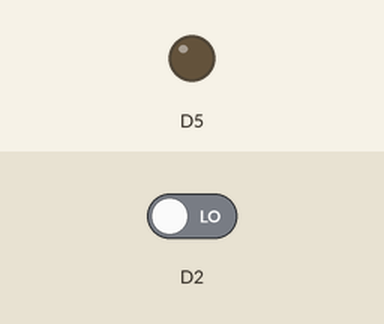
Recording of a sketch running on a simulated ESP8266 (NodeMCU). On the bench: output pins drawn as LEDs (lit = HIGH). The test bench sets the inputs (shaded band); at power-on: D2 LOW. WiFi joins after 1.5 s; servers stay silent unless stated; no MQTT or app messages arrive unless stated; what the sketch prints to the serial monitor is not drawn.

Above: at 2.7 s.
2.8 s: D2 driven HIGH
At 4.0 s:
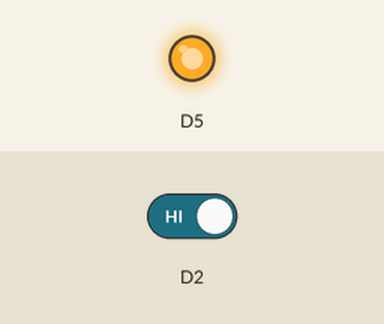
4.3 s: D2 driven LOW
At 5.4 s:
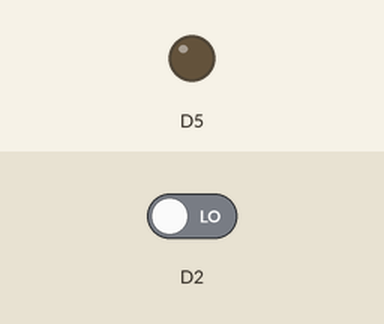
Timing chart, 0 to 7.3 s (numbered marks = the images above; inputs shaded):
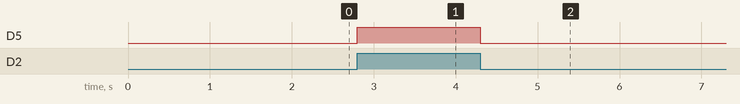

Measured:
- after the input at 2.8 s, D5: LOW → HIGH at once
- after the input at 4.3 s, D5: HIGH → LOW at once

The sketch:

esp8266-pir-mqtt.ino
```cpp
// Required libraries:
//  - Adafruit Unified Sensor (required for DHT)
//  - PubSubClient (for MQTT)

#include <ESP8266WiFi.h>
#include <PubSubClient.h>

#include "settings.h"

WiFiClient espClient;
PubSubClient client(espClient);
int sensorState = 0;
int oldSensorState = 0;

#define REPORT_DELAY_SECS 10

void setup() {

  Serial.begin(115200);
  Serial.print("Connecting to ");
  Serial.println(WIFI_SSID);

  WiFi.begin(WIFI_SSID, WIFI_PASS);
  WiFi.mode(WIFI_STA);

  while ( WiFi.status() != WL_CONNECTED ) {
    delay ( 500 );
    Serial.print ( "." );
  }

  client.setServer(MQTT_HOST, MQTT_PORT);
  mqttConnect();

  pinMode(D5, OUTPUT);
  digitalWrite(D5, LOW);
  attachInterrupt(digitalPinToInterrupt(D2), IntCallback, CHANGE);
}

void IntCallback()
{
  if (digitalRead(D2) == HIGH) {
    sensorState = 1;
  } else {
    sensorState = 0;
  }
}

void loop() {

  client.loop();
  if (sensorState != oldSensorState) {
    detachInterrupt(digitalPinToInterrupt(D2));
    mqttConnect();
    if (sensorState) {
      digitalWrite(D5, HIGH);
      client.publish(MQTT_TOPIC, "1", true);
    } else {
      digitalWrite(D5, LOW);
      client.publish(MQTT_TOPIC, "0", true);
    }
    oldSensorState = sensorState;
    attachInterrupt(digitalPinToInterrupt(D2), IntCallback, CHANGE);
  }
}

void mqttConnect() {

  while (!client.connected()) {
    Serial.print("Attempting MQTT connection... ");
    if (client.connect(MQTT_CLIENT, MQTT_USER, MQTT_PASS)) {
      Serial.println("connected!");
    } else {
      Serial.print("failed, code=");
      Serial.print(client.state());
      Serial.println(" retrying in 5 seconds...");
      delay(5000);
    }
  }
}
```

settings.h
```cpp
#define MQTT_HOST "*"
#define MQTT_PORT 1883
#define MQTT_USER "*"
#define MQTT_PASS "*"
#define MQTT_CLIENT "MotionSensor1"
#define MQTT_TOPIC "sensors/motion1/state"

#define WIFI_SSID "*"
#define WIFI_PASS "*"
```
